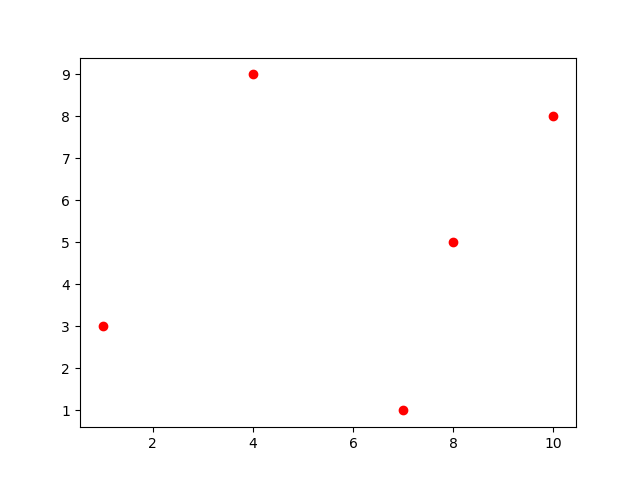

This figure's Python source:
import random as np
import matplotlib.pyplot as plt

x_ax = []
y_ax = []
for i in range(5):

	x = np.randint(1, 10)
	y = np.randint(1, 10)

	x_ax.append(x)
	y_ax.append(y)

	i += 1

fig, ax = plt.subplots()

ax.scatter(x_ax, y_ax, c="red")

fig.savefig("scatter.png")
